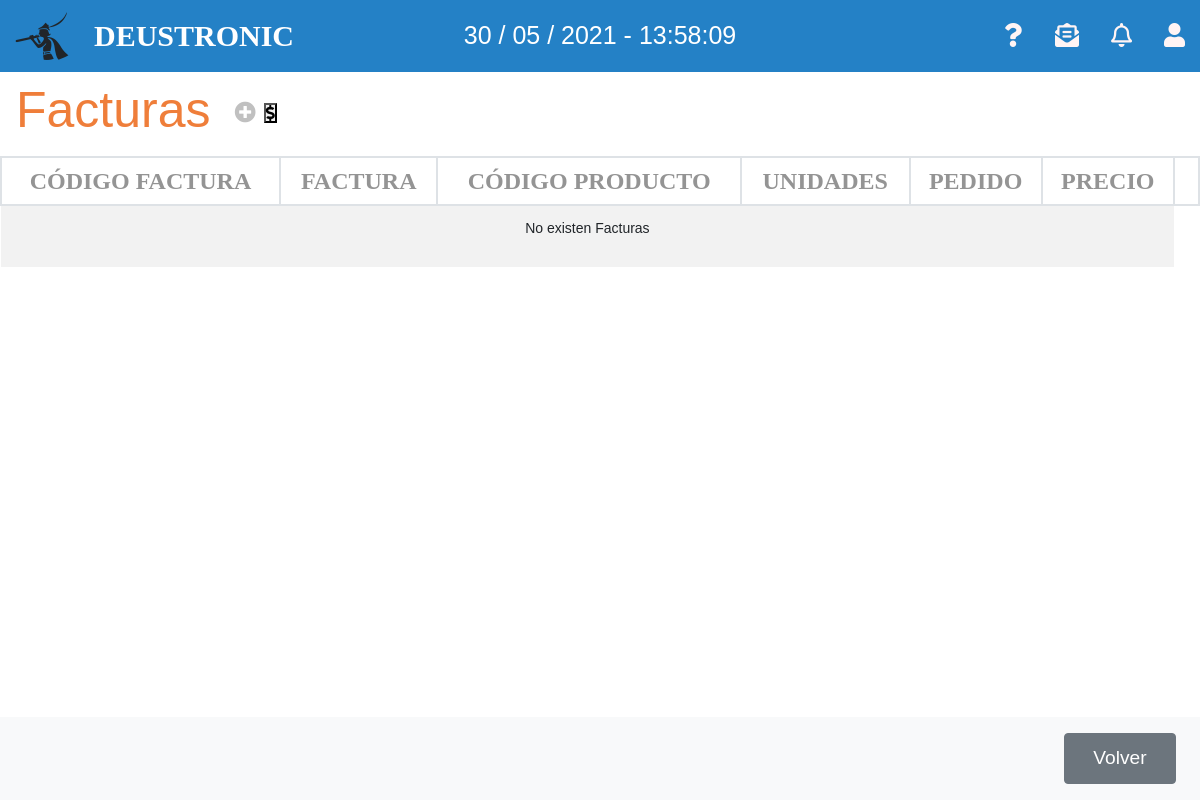
The page /appEntrega/facturas/ on the database as committed earlier.
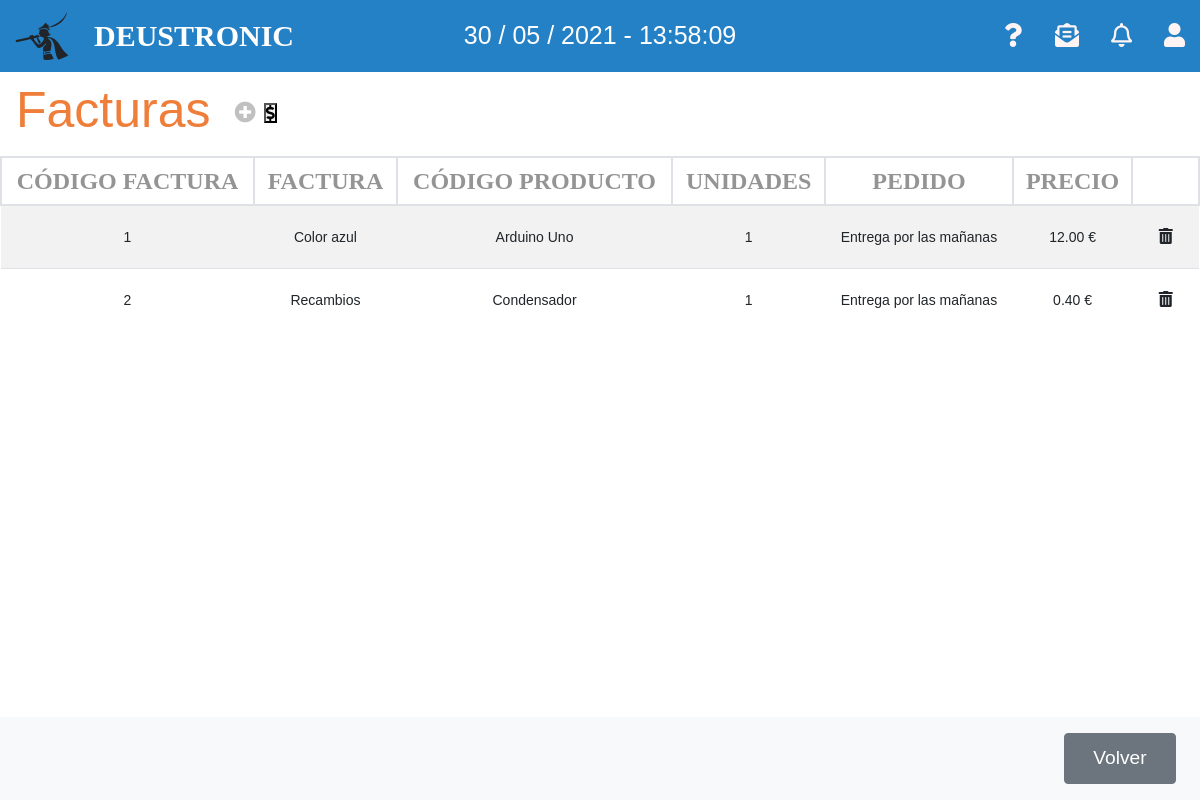
The same page on the database as committed later.
### appEntrega/models.py (models this page shows, shortened)
class Factura(models.Model):
    referencia = models.CharField(max_length=12, primary_key=True)
    pedido_referencia = models.ForeignKey(Orden_Pedido, on_delete=models.CASCADE)
    producto_referencia = models.ForeignKey(Producto, on_delete=models.CASCADE)
    unidades = models.PositiveIntegerField(default=1)
    linea_precio = models.DecimalField(max_digits=10, decimal_places=2, default=0)
    descripcion = models.TextField(max_length=250)

class Producto(models.Model):
    producto_referencia = models.CharField(max_length=13, primary_key=True)
    producto_nombre = models.CharField(max_length=50)
    producto_descripcion = models.CharField(max_length=250)
    producto_categoria = models.CharField(max_length=50)
    producto_precio = models.DecimalField(max_digits=10, decimal_places=2, default=0)
    producto_pdf = models.FileField(blank=True,null=True)
    def __str__(self):
        return self.producto_nombre

class Orden_Pedido(models.Model):
    pedido_referencia = models.CharField(max_length=12, primary_key=True)
    pedido_fecha = models.DateField(auto_now=True)
    pedido_descripcion = models.TextField(max_length=250)
    pedido_cliente_cif = models.ForeignKey(Cliente, on_delete=models.CASCADE)
    def __str__(self):
        return self.pedido_descripcion

### appEntrega/views.py (the view)
# urls.py: path('facturas/', FacturaListView.as_view(), name='listaFactura'),
class FacturaListView(ListView):
    model = Factura
    template_name = 'listaFacturas.html'
    context_object_name = 'lista_facturas'

### appEntrega/templates/listaFacturas.html (shortened to what this page needs)
{% extends 'base.html' %}
{% block content %}
<div class="">
    <nav class="navbar navbar-light table-navbar">
        <h2 class="orange-color">Facturas</h2>
        <ul class="navbar-nav mr-auto flex-row">
            <li class="nav-item m-0 ml-3">
                <i class="fas fa-plus-circle fa-lg c-grey"
                    onclick="location.href='http://127.0.0.1:8000/appEntrega/facturas/nuevo/'"></i>
            </li>
            <li class="">
                <button class="fas fa-dollar-sign" onclick="comprobarMoneda()"></button>
            </li>
        </ul>
    </nav>
</div>
<div class="row">
    <div class="col-md-12">
        <table class="table-deustronic table table-striped table-hover">
            <thead>
                <tr>
                    <th>CÓDIGO FACTURA</th>
					<th>FACTURA</th>
					<th>CÓDIGO PRODUCTO</th>
					<th>UNIDADES</th>
					<th>PEDIDO</th>
					<th>PRECIO</th>
                    <th></th>
                </tr>
            </thead>
            <tbody>
                {% if lista_facturas %}
                {% for factura in lista_facturas %}
                <tr ondblclick="location.href='http://127.0.0.1:8000/appEntrega/facturas/{{factura.pk}}/editar/'">
                    <td>{{factura.referencia}}</td>
					<td>{{factura.descripcion}}</td>
					<td>{{factura.producto_referencia}}</td>
					<td>{{factura.unidades}}</td>
					<td>{{factura.pedido_referencia}}</td>
					<td>{{factura.linea_precio }} €</td>
                    <td><button class="btn"
                        onclick="location.href='http://127.0.0.1:8000/appEntrega/facturas/{{factura.pk}}/delete/'"><i
                            class="fas fa-trash-alt"></i></button></td>
                </tr>
                {% endfor %}
                {% else %}
                <tr>
                    <td colspan="6">
                        <p>No existen Facturas</p>
                    </td>
                </tr>
                {% endif %}
            </tbody>
        </table>
    </div>
</div>
<nav class="navbar navbar-light bg-light fixed-bottom">
    <div class="form-inline ml-auto">
        <button onclick="location.href='http://127.0.0.1:8000/appEntrega'" class="btn boton-nav btn-secondary m-2 z-2"
            type="button">Volver</button>
    </div>
</nav>
{% endblock %}

Rows that differ between the two databases and show on the page:
added Factura: referencia "1", descripcion "Color azul", producto_referencia "Arduino Uno", unidades "1", pedido_referencia "Entrega por las mañanas", linea_precio "12.00"
added Factura: referencia "2", descripcion "Recambios", producto_referencia "Condensador", unidades "1", pedido_referencia "Entrega por las mañanas", linea_precio "0.40"
Other text that changed with them:
text no longer shown: "No existen Facturas"
